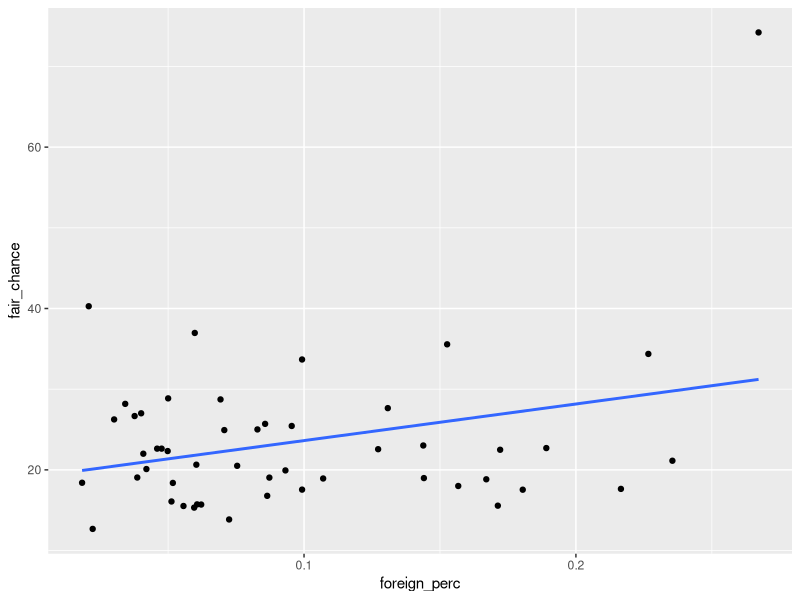
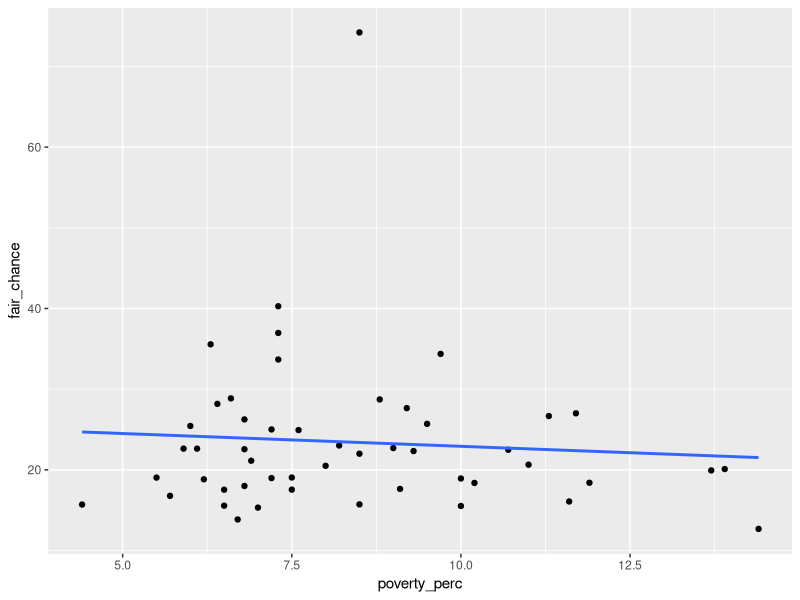
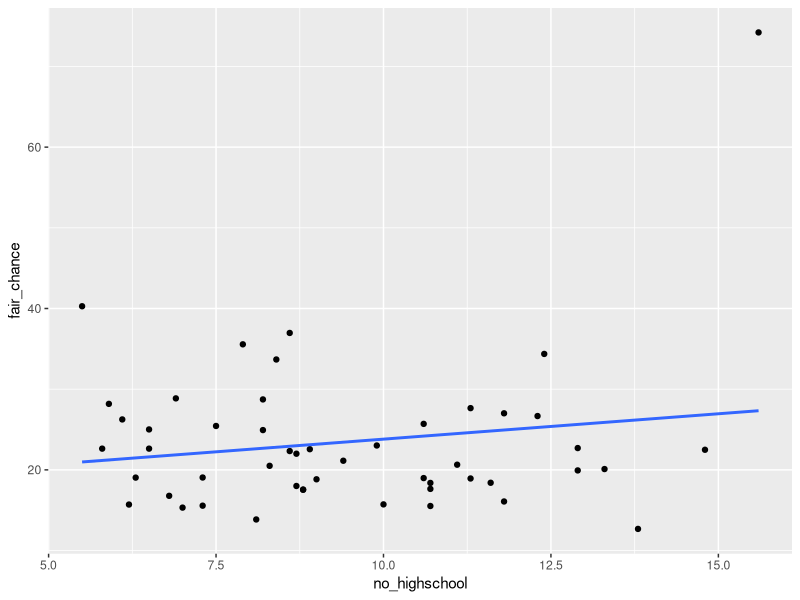
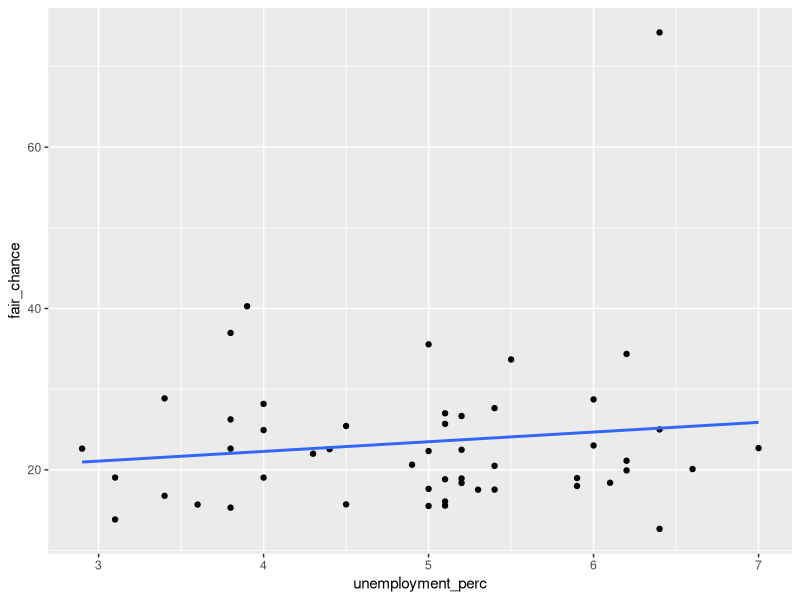
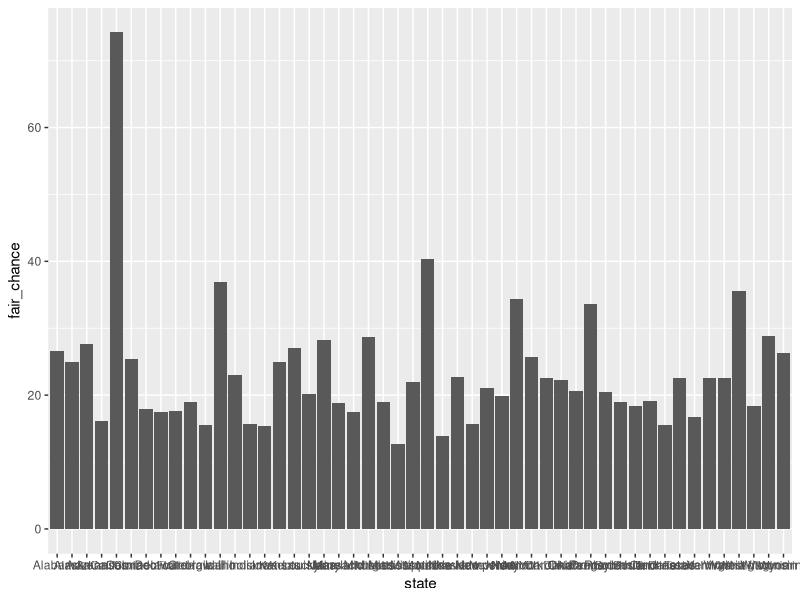

The R script that drew these images, in order:
## ---- chunk 1
library(tidyverse)
library(ggplot2)
## ---- chunk 2
FAMD_data <- read.csv("FAMD_vars.csv")
control_data <- read.csv("small_control.csv")
## ---- chunk 3
data <- control_data %>%
  left_join(FAMD_data)
## ---- chunk 4
data %>%
  ggplot(aes(x = foreign_perc, y = fair_chance))+
  geom_point()+
  geom_smooth(method = "lm", se = FALSE)

data %>%
  ggplot(aes(x = poverty_perc, y = fair_chance))+
  geom_point()+
  geom_smooth(method = "lm", se = FALSE)

data %>%
  ggplot(aes(x = no_highschool, y = fair_chance))+
  geom_point()+
  geom_smooth(method = "lm", se = FALSE)

data %>%
  ggplot(aes(x = unemployment_perc, y = fair_chance))+
  geom_point()+
  geom_smooth(method = "lm", se = FALSE)
## ---- chunk 5
data %>%
  ggplot(aes(x = state, y = fair_chance)) +
  geom_col()
